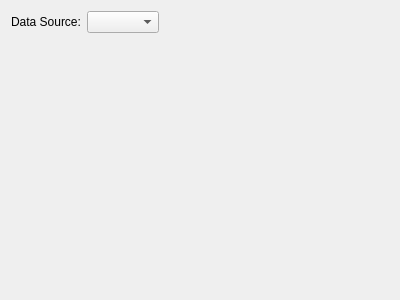
<?xml version="1.0" encoding="UTF-8"?>
<ui version="4.0">
 <class>LReportSectionDataProperties</class>
 <widget class="QWidget" name="LReportSectionDataProperties">
  <property name="geometry">
   <rect>
    <x>0</x>
    <y>0</y>
    <width>400</width>
    <height>300</height>
   </rect>
  </property>
  <property name="windowTitle">
   <string>Form</string>
  </property>
  <layout class="QFormLayout" name="formLayout">
   <property name="fieldGrowthPolicy">
    <enum>QFormLayout::ExpandingFieldsGrow</enum>
   </property>
   <property name="labelAlignment">
    <set>Qt::AlignLeading|Qt::AlignLeft|Qt::AlignVCenter</set>
   </property>
   <item row="0" column="0">
    <widget class="QLabel" name="label">
     <property name="text">
      <string>Data Source:</string>
     </property>
    </widget>
   </item>
   <item row="0" column="1">
    <widget class="QComboBox" name="comboBox"/>
   </item>
  </layout>
 </widget>
 <resources/>
 <connections/>
</ui>
